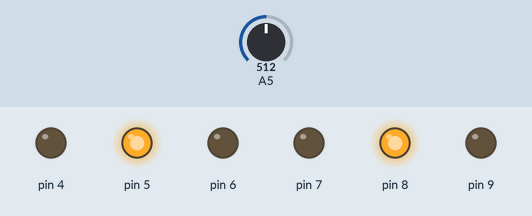
This sketch was run on a simulated Arduino Uno, built with avr-gcc and run on an emulated ATmega328P. On the bench: output pins drawn as LEDs (lit = HIGH). The test bench sets the inputs (shaded band); at power-on: A5 = 512.

Above: at 2.2 s.
2.3 s: A5 set to 490
At 3.5 s:
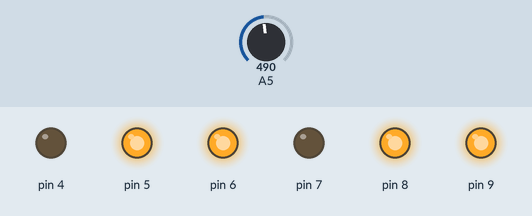
5.3 s: A5 set to 510
At 5.8 s:
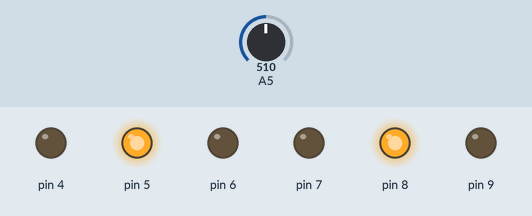
6.8 s: A5 set to 507
At 7.6 s:
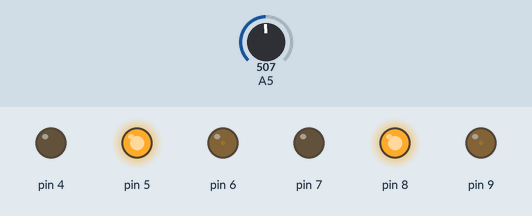
8.3 s: A5 set to 0
At 9.5 s:
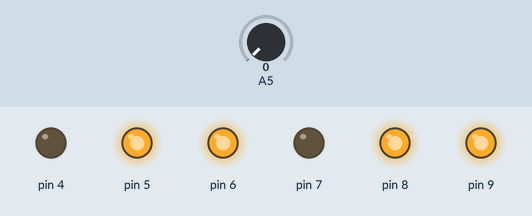
9.8 s: A5 set to 511
At 10.4 s:
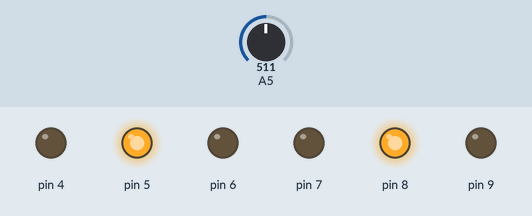
Timing chart, 0 to 12.3 s (numbered marks = the images above; inputs shaded):
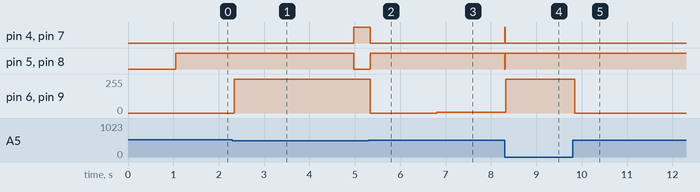

The sketch:

InvertedPendulum.ino
```cpp
#include <MsTimer2.h>

volatile int i = 0;
volatile byte countS = 0;
long zeroOmegaI = 0;
volatile int recOmegaI[10];
volatile int omegaI = 0;
volatile long thetaI = 0;
volatile long sumPower = 0;
volatile long sumSumP = 0;
const int kAngle = 45;
const int kOmega = 85;
const long kSpeed = 57;
const long kDistance = 60;
volatile long  powerScale;
volatile int power;
volatile long vE5 = 0;
volatile long xE5 = 0;

void setup () {
    Serial .begin(115200);
    pinMode(4, OUTPUT);
    pinMode(5, OUTPUT);
    pinMode(6, OUTPUT);
    pinMode(7, OUTPUT);
    pinMode(8, OUTPUT);
    pinMode(9, OUTPUT);

    for ( i = 0 ; i < 10 ; i++ ) { recOmegaI[i] = 0; }
    training();
    MsTimer2::set(5, chkAndCtl);
    MsTimer2::start();
}
void loop () {
    if ( power > 0 ) {
        analogWrite( 6, power );
        digitalWrite( 4,HIGH );
        digitalWrite( 5,LOW );
        analogWrite( 9, power );
        digitalWrite( 7,HIGH );
        digitalWrite( 8,LOW );
    }else {
        analogWrite( 6, - power );
        digitalWrite( 4,LOW );
        digitalWrite( 5,HIGH );
        analogWrite( 9, - power );
        digitalWrite( 7,LOW );
        digitalWrite( 8,HIGH );
    }
}
void training(){
    delay (1000);
    for ( i = 0 ; i < 500 ; i++ ){
        zeroOmegaI = zeroOmegaI +analogRead(A5);
    }
    zeroOmegaI = zeroOmegaI / i;
}
void chkAndCtl() {
    omegaI =analogRead(A5) - zeroOmegaI;
    if  (abs( omegaI ) < 5 ) { omegaI = 0; }
    recOmegaI[0] = omegaI;
    thetaI = thetaI + omegaI;
    countS = 0;
    for ( i = 0 ; i < 10 ; i++ ) {
        if  (abs( recOmegaI[i] ) < 8 ) { countS++; }
    }
    if ( countS > 9 ) {
        thetaI = 0;
        vE5 = 0;
        xE5 = 0;
        sumPower = 0;
        sumSumP = 0;
    }
    for ( i = 9 ; i > 0 ; i-- ) {
      recOmegaI[ i ] = recOmegaI[ i-1 ];
    }
    powerScale = ( kAngle * thetaI / 200 ) + ( kOmega * omegaI / 78 ) + ( kSpeed * vE5 / 1000 ) + ( kDistance * xE5 / 1000 );
    power = max ( min ( 95 * powerScale / 100 , 255 ) , -255 );
    sumPower = sumPower + power;
    sumSumP = sumSumP + sumPower;
    vE5 = sumPower; //76
    xE5 = sumSumP; //77
}
```

Measured:
- after the input at 2.3 s, pin 4, pin 7: LOW → HIGH after 2.7 s; pin 5, pin 8: HIGH → LOW after 2.7 s; pin 6, pin 9: 0/255 → 255/255 after 0.05 s
- after the input at 5.3 s, pin 4, pin 7: HIGH → LOW after 0.05 s; pin 5, pin 8: LOW → HIGH after 0.05 s; pin 6, pin 9: 255/255 → 0/255 after 0.05 s
- after the input at 6.8 s, pin 6, pin 9: 0/255 → 4/255 at once
- after the input at 8.3 s, pin 4, pin 7: LOW → HIGH at once, → LOW 0.01 s later; pin 5, pin 8: HIGH → LOW at once, → HIGH 0.01 s later; pin 6, pin 9: 4/255 → 255/255 at once
- after the input at 9.8 s, pin 4, pin 7: stays LOW (without the input it goes to HIGH after 1.2 s); pin 5, pin 8: stays HIGH (without the input it goes to LOW after 1.2 s); pin 6, pin 9: 255/255 → 0/255 after 0.05 s
